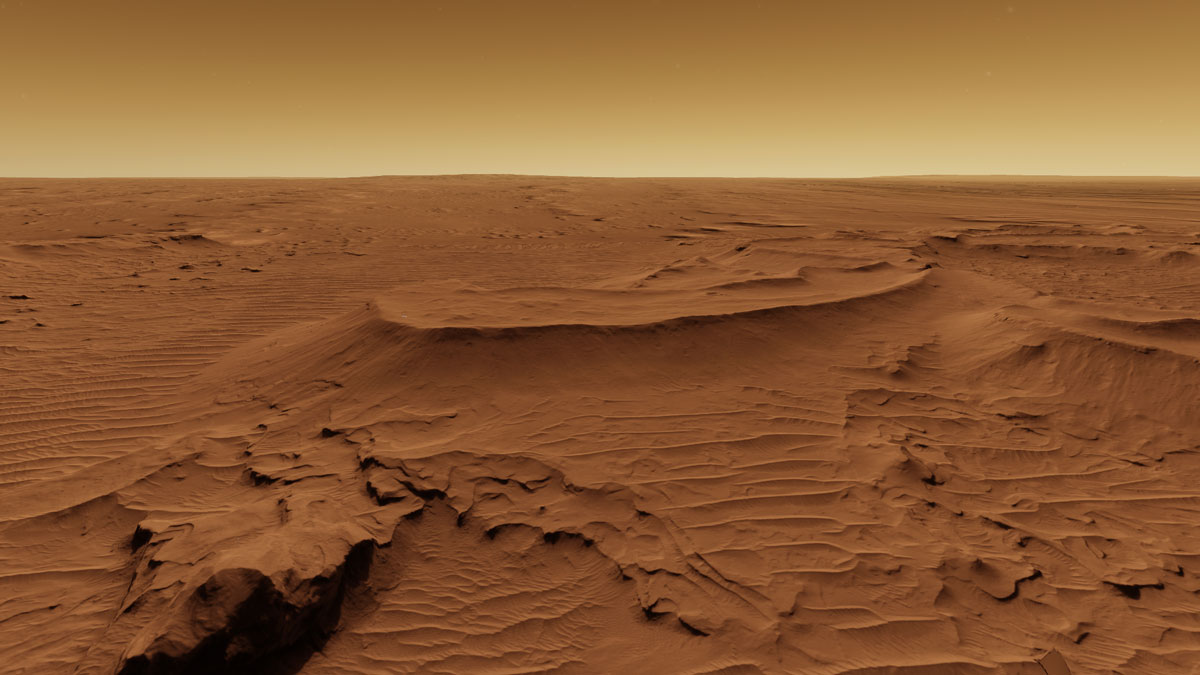
#> input picture images/mars-landscape-1-1200.jpg, 1200 x 675 px
$ python animationprogram.py
#> lines starting #> are read from the running program, lines starting #| are printed output that depends on the picture
# -*- coding: utf-8 -*-
"""
Created on Tue May 28 11:36:27 2019

@author: suilven
"""
#these are imports
#I make images using tkinter
#from tkinter import *
import tkinter as tk
import math
import os
from PIL import Image
from PIL import ImageDraw

#this gets window ready
window=tk.Tk()
window.title('Animation')

iwidth = 2700
iheight = 1600

c = tk.Canvas(window, height=iheight, width=iwidth)
c.pack()


#this makes an image
str1 = "square"
#draw.text((10, 20), str1, 'black')
#draw.ellipse([100, 150, 300, 250],'black')
#draw.line([50,50,100,100],'black')
step=5
x1=100
y1=100
xe1=220
ye1=140
xe2=320
ye2=140

#shift moves the cirles
shift=10
shifteye=10


x1b=100+700
y1b=100
xe1b=220+700
ye1b=140
xe2b=320+700
ye2b=140

shiftb=-10
shifteyeb=10


#start of loop to draw alien at each time step
for i in range(1,10):

    #this adds a backround to the animation
    image1 = Image.open("images/mars-landscape-1-1200.jpg")
#> image1 is the input picture: PIL image 1200x675 RGB; mean R, G, B 139.9, 92, 52.2
    image1.resize([iwidth,iheight], Image.LANCZOS)

    #creates the new image
    #image1 = Image.new("RGB", (iwidth, iheight), 'white')
    draw = ImageDraw.Draw(image1)

    # draws lines but cant see with background on
    draw.line([0,0,(i-1)*150,0],'blue')
    draw.line([0,0,0,(i-1)*165],'red')

    draw.line([50,50,900,50],'green')
    draw.line([50,50,50,1000],'green')
# [8 lines of commented-out code are left out]


    if i%10==0:
        shifteye=shifteye*-1
        shifteyeb=shifteyeb*-1
    #this draws the first alien
    x1=x1+shift
    xe1=xe1+shifteye+shift
    xe2=xe2+shifteye+shift
    draw.ellipse([x1, y1, x1+400, y1+200],'green')
    draw.ellipse([xe1, ye1, xe1+40, ye1+40],'blue')
    draw.ellipse([xe2, ye2, xe2+40, ye2+40],'blue')

    #TODO
    #this draws the second alien(b)
    #eyes don't get shifted
    x1b=x1b+shiftb
    xe1b=xe1b+shifteyeb+shiftb
    xe2b=xe2b+shifteyeb+shiftb
    draw.ellipse([x1b, y1b, x1b+400, y1b+200],'green')
    draw.ellipse([xe1b, ye1b, xe1b+40, ye1b+40],'blue')
    draw.ellipse([xe2b, ye2b, xe2b+40, ye2b+40],'blue')


    #if i%10==0:
    #    step=step*-1
    #draw.line([50+i*10,50,100,100],'black')
    filename = "movie-images/aliens"+str(i)+".jpg"
    image1.save(filename)
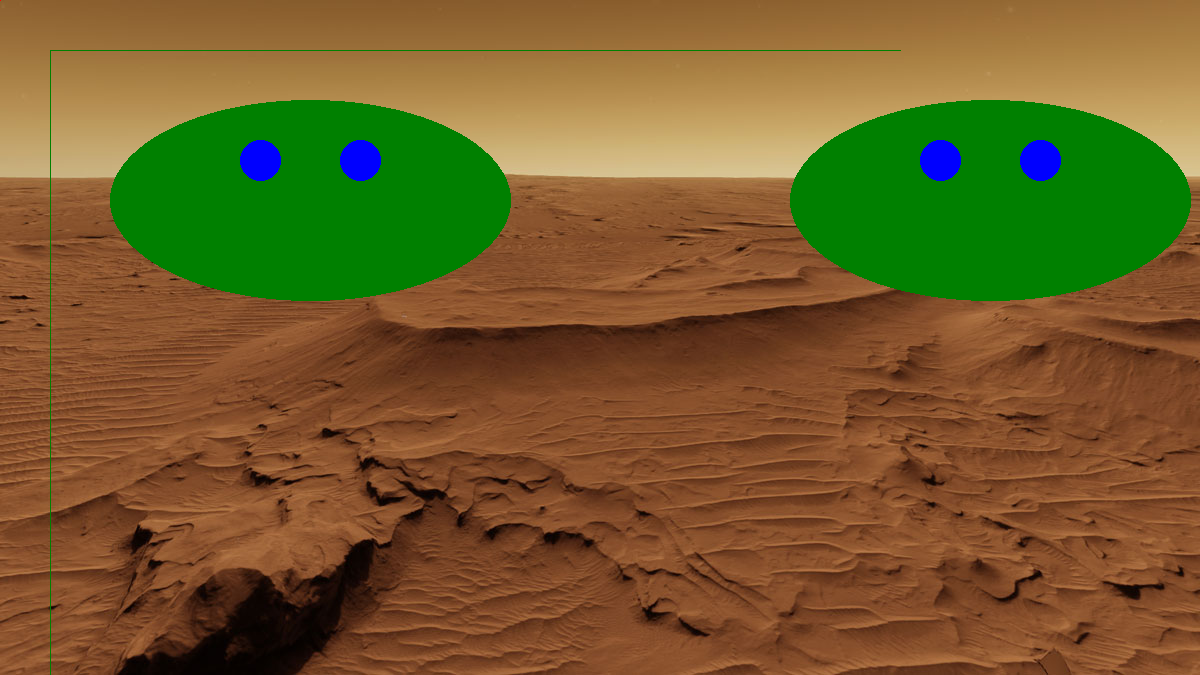
#> saved as aliens1.jpg: PIL image 1200x675 RGB; mean R, G, B 114.5, 92.9, 42.5
    del draw

    #end of loop to drawe alien

#ffmpeg documentation https://ffmpeg.org/ffmpeg.html#Examples-1
#ffmpeg command
#ffmpeg -f image1 -framerate 7 -i foo-%03d.jpeg -s WxH foo.avi
#ffmpeg -f image1 -framerate 7 -i does_it_work%d.jpg foo.avi
